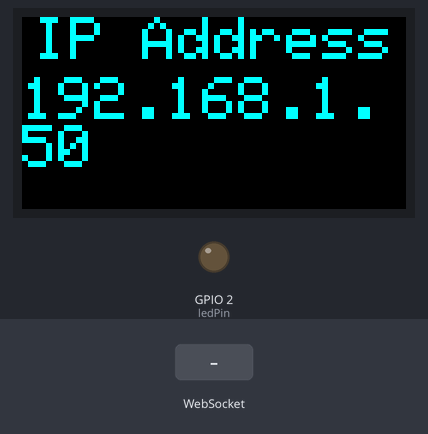
A sketch run on a simulated ESP32. Parts: 64×32 colour display, output pins drawn as LEDs (lit = HIGH). The test bench sets the inputs (shaded band). WiFi joins after 1.5 s; servers stay silent unless stated; the local clock reads 2024-03-15 10:24:30 at power-on unless the sketch sets it; what the sketch prints to the serial monitor is not drawn.

Above: at 1.6 s.
At 13.18 s:
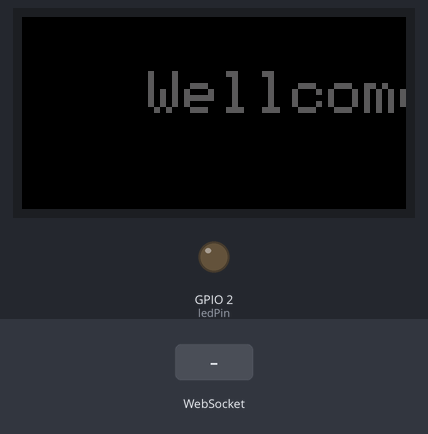
13.2 s: WebSocket text "STATE" received
14.8 s: WebSocket text "2" received
16.3 s: WebSocket text "3" received
At 22.0 s:
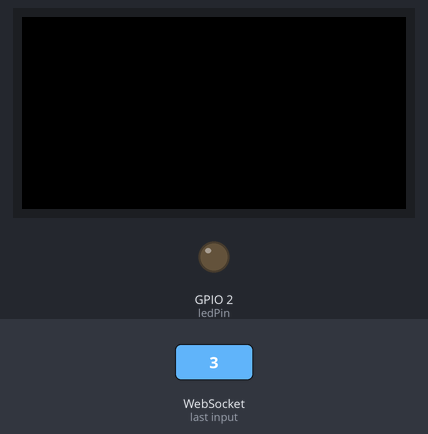

Measured:
- what the display in image 0 shows lasts 11.0 s, from 1.5 s to 12.5 s

The sketch:

ESP32_WebSocketLedMatrix.ino
```cpp
// Import required libraries
#include <WiFi.h>
#include <time.h>
#include <AsyncTCP.h>
#include <ESPAsyncWebServer.h>
#include <Adafruit_GFX.h>
#include <PxMatrix.h>
#include "websocket.h"
#include <Fonts/FreeSans9pt7b.h>
#include <Fonts/FreeSansOblique9pt7b.h>
#include <Fonts/FreeMono9pt7b.h>

#define P_LAT 17
#define P_A 19
#define P_B 23
#define P_C 18
#define P_D 5
#define P_E 15
#define P_OE 16
hw_timer_t *timer = NULL;
portMUX_TYPE timerMux = portMUX_INITIALIZER_UNLOCKED;
#define matrix_width 32
#define matrix_height 16
uint8_t display_draw_time = 10; //30-70 is usually fine

PxMATRIX display(64, 32, P_LAT, P_OE, P_A, P_B, P_C, P_D);

uint16_t myRED = display.color565(255, 0, 0);
uint16_t myGREEN = display.color565(0, 255, 0);
uint16_t myBLUE = display.color565(0, 0, 255);
uint16_t myWHITE = display.color565(255, 255, 255);
uint16_t myYELLOW = display.color565(255, 255, 0);
uint16_t myCYAN = display.color565(0, 255, 255);
uint16_t myMAGENTA = display.color565(255, 0, 255);
uint16_t myBLACK = display.color565(0, 0, 0);

uint16_t myCOLORS[8] = {myRED, myGREEN, myBLUE, myWHITE, myYELLOW, myCYAN, myMAGENTA, myBLACK};

// Replace with your network credentials
const char *ssid = "Welcome";
const char *password = "123456789";

bool ledState = 0;
const int ledPin = 2;
/*
   scroll = 0: right->left
   scroll = 1: left->right
*/
unsigned char scroll = 0;
unsigned char speed_delay = 50;
char buffDisplay[100] = "Wellcome To Viet Nam";
unsigned int color_R = 90, color_G = 90, color_B = 90;
unsigned char eff1 = 0, eff2 = 0, eff3 = 0, yPos = 9;
/*---------------------------ADD Real Time Internet------------------------------*/
const char *ntpServer = "pool.ntp.org";
const long gmtOffset_sec = 25200;
const int daylightOffset_sec = 25200;
unsigned char hour_on = 6, hour_off = 23, min_on = 0, min_off = 0, hour_now = 0, min_now = 0;

// Create AsyncWebServer object on port 80
AsyncWebServer server(80);
AsyncWebSocket ws("/ws");

void notifyClients()
{
  ws.textAll(String(ledState));
}

void handleWebSocketMessage(void *arg, uint8_t *data, size_t len)
{
  AwsFrameInfo *info = (AwsFrameInfo *)arg;
  if (info->final && info->index == 0 && info->len == len && info->opcode == WS_TEXT)
  {
    data[len] = 0;
    printf("[TDX] (%s %d) =======> Data: %s\r\n", __func__, __LINE__, (char *)data);
    switchData((char *)data);
    if (strcmp((char *)data, "toggle") == 0)
    {
      ledState = !ledState;
      //notifyClients();
    }
  }
}

void onEvent(AsyncWebSocket *server, AsyncWebSocketClient *client, AwsEventType type,
             void *arg, uint8_t *data, size_t len)
{
  switch (type)
  {
    case WS_EVT_CONNECT:
      Serial.printf("WebSocket client #%u connected from %s\r\n", client->id(), client->remoteIP().toString().c_str());
      client->printf("1,%s", buffDisplay);
      client->printf("2,%d", scroll);
      break;
    case WS_EVT_DISCONNECT:
      Serial.printf("WebSocket client #%u disconnected\r\n", client->id());
      break;
    case WS_EVT_DATA:
      handleWebSocketMessage(arg, data, len);
      break;
    case WS_EVT_PONG:
    case WS_EVT_ERROR:
      break;
  }
}

void initWebSocket()
{
  ws.onEvent(onEvent);
  server.addHandler(&ws);
}

String processor(const String &var)
{
  Serial.println(var);
  if (var == "STATE")
  {
    if (ledState)
    {
      return "ON";
    }
    else
    {
      return "OFF";
    }
  }
}

void IRAM_ATTR display_updater()
{
  // Increment the counter and set the time of ISR
  portENTER_CRITICAL_ISR(&timerMux);
  display.display(display_draw_time);
  portEXIT_CRITICAL_ISR(&timerMux);
}

void display_update_enable(bool is_enable)
{
  if (is_enable)
  {
    timer = timerBegin(0, 80, true);
    timerAttachInterrupt(timer, &display_updater, true);
    timerAlarmWrite(timer, 4000, true);
    timerAlarmEnable(timer);
  }
  else
  {
    timerDetachInterrupt(timer);
    timerAlarmDisable(timer);
  }
}

void DisplayLedMatrix(void *pvParam);

void setup()
{
  Serial.begin(115200);

  pinMode(ledPin, OUTPUT);
  digitalWrite(ledPin, LOW);

  //Connect to Wi-Fi
  Serial.println("Connecting to WiFi..");
  WiFi.begin(ssid, password);
  while (WiFi.status() != WL_CONNECTED)
  {
    delay(500);
    Serial.print(".");
  }
  configTime(gmtOffset_sec, daylightOffset_sec, ntpServer);
  // Print ESP Local IP Address
  Serial.println("");
  Serial.println("WiFi connected");
  Serial.print("IP address: ");
  Serial.println(WiFi.localIP());
  display.begin(16);
  display.clearDisplay();
  display.setTextColor(myCYAN);
  display.setCursor(2, 0);
  display.print("IP Address");
  display_update_enable(true);
  display.setCursor(0, 10);
  display.print(WiFi.localIP());
  delay(10000);
  initWebSocket();

  // Route for root / web page
  server.on("/", HTTP_GET, [](AsyncWebServerRequest * request) {
    request->send_P(200, "text/html", index_html, processor);
  });

  // Start server
  server.begin();
  xTaskCreate(
    DisplayLedMatrix, "DisplayLedMatrix", 8192 // Stack size
    ,
    NULL, 1 // Priority
    ,
    NULL);
}

void loop()
{
  ws.cleanupClients();
  printLocalTime();
  digitalWrite(ledPin, ledState);
}

void DisplayLedMatrix(void *pvParam)
{
  bool isplay = false;
  while (1)
  {
    if ((hour_now == hour_on) && (hour_now == hour_off))
    {
      if ((min_now > min_on) && (min_now < min_off))
      {
        isplay = true;
      }
      else
      {
        isplay = false;
      }
    }
    else if (hour_now == hour_on) {
      if ((min_now > min_on))
      {
        isplay = true;
      }
      else
      {
        isplay = false;
      }
    }
    else if(hour_now == hour_off){
      if(min_now < min_off)
      {
        isplay = true;
      }
      else
      {
        isplay = false;
      }
    }
    else if((hour_now > hour_on) && (hour_now < hour_off))
    {
      isplay = true;
    }
    else
    {
      isplay = false;
    }
    if (isplay == true)
    {
      scroll_text(yPos, speed_delay, buffDisplay, color_R, color_G, color_B);
      display.clearDisplay();
      printf("[TDX] (%s %d) ============> Is running\r\n", __func__, __LINE__);
      printf("(%s %d) =========> Hour_now: %d, Min_now: %d\r\n", __func__, __LINE__, hour_now, min_now);
    }
    else
    {
      printf("(%s %d) Is Off now %d:%d, on %d:%d, off %d:%d\r\n", __func__, __LINE__, hour_now, min_now, hour_on, min_on, hour_off, min_off);
      vTaskDelay(1000);
    }
  }
}
void scroll_text(uint8_t ypos, unsigned long scroll_delay, String text, uint8_t colorR, uint8_t colorG, uint8_t colorB)
{
  uint16_t text_length = text.length();
  display.setTextWrap(false); // we don't wrap text so it scrolls nicely
  display.setTextSize(1);
  display.setRotation(0);
  display.setTextColor(display.color565(colorR, colorG, colorB));
  if (eff1)
  {
    display.setFont(&FreeMono9pt7b);
  }
  else if (eff2)
  {
    display.setFont(&FreeSans9pt7b);
  }
  else if (eff3)
  {
    display.setFont(&FreeSansOblique9pt7b);
  }
  else
  {
    display.setFont();
  }
  // Asuming 5 pixel average character width
  if (scroll == 0)
  {
    for (int xpos = matrix_width; xpos > -(matrix_width + text_length * 6); xpos--)
    {
      display.setTextColor(display.color565(colorR, colorG, colorB));
      display.clearDisplay();
      display.setCursor(xpos, ypos);
      display.println(text);
      delay(scroll_delay);
      yield();

      // This might smooth the transition a bit if we go slow
      // display.setTextColor(display.color565(colorR/4,colorG/4,colorB/4));
      // display.setCursor(xpos-1,ypos);
      // display.println(text);

      delay(scroll_delay / 5);
      yield();
    }
  }
  else
  {
    for (int xpos = -((matrix_width + text_length * 6)); xpos < 32; xpos++)
    {
      display.setTextColor(display.color565(colorR, colorG, colorB));
      display.clearDisplay();
      display.setCursor(xpos, ypos);
      display.println(text);
      delay(scroll_delay);
      yield();

      // This might smooth the transition a bit if we go slow
      // display.setTextColor(display.color565(colorR/4,colorG/4,colorB/4));
      // display.setCursor(xpos-1,ypos);
      // display.println(text);

      delay(scroll_delay / 5);
      yield();
    }
  }
}

void switchData(char data[])
{
  unsigned char i = 0;
  if (data[0] == '1')
  {
    printf("(%s %d) ==========> 1", __func__, __LINE__);
    memset(buffDisplay, 0, 100);
    for (i = 0; i < strlen(data) - 2; i++)
    {
      buffDisplay[i] = data[i + 2];
    }
    printf("(%s %d) buffDisplay: %s\r\n", __func__, __LINE__, buffDisplay);
  }
  else if (data[0] == '2')
  {
    printf("(%s %d) ==========> 2", __func__, __LINE__);
    parserData(data);
  }
  else if (data[0] == '3')
  {
    printf("(%s %d) ==========> 3", __func__, __LINE__);
    eff1 = 1;
    eff2 = 0;
    eff3 = 0;
    yPos = 20;
  }
  else if (data[0] == '4')
  {
    printf("(%s %d) ==========> 4", __func__, __LINE__);
    eff1 = 0;
    eff2 = 1;
    eff3 = 0;
    yPos = 20;
  }
  else if (data[0] == '5')
  {
    printf("(%s %d) ==========> 5", __func__, __LINE__);
    eff1 = 0;
    eff2 = 0;
    eff3 = 1;
    yPos = 20;
  }
  else if (data[0] == '6')
  {
    hour_on = (data[2] - '0') * 10 + (data[3] - '0');
    min_on = (data[5] - '0') * 10 + (data[6] - '0');
    printf("(%s %d) ==========> 6: %d %d \r\n", __func__, __LINE__, hour_on, min_on);
  }
  else if (data[0] == '7')
  {
    hour_off = (data[2] - '0') * 10 + (data[3] - '0');
    min_off = (data[5] - '0') * 10 + (data[6] - '0');
    printf("(%s %d) ==========> 7: %d %d \r\n", __func__, __LINE__, hour_off, min_off);
  }
  else if (data[0] == '8')
  {
    scroll = (data[2] - '0');
    printf("(%s %d) [TDX] =========> scroll_text: %d\r\n", __func__, __LINE__, scroll);
  }
  else if (data[0] == '9')
  {
    speed_delay = (data[2] - '0') * 10 + (data[3] - '0');
    printf("(%s %d) [TDX] =========> Speed delay: %d\r\n", __func__, __LINE__, speed_delay);
  }
}
void parserData(char data[])
{
  char r[5], g[5], b[5], fist = 0, j = 0, i = 0;
  if (data[0] == '2')
  {
    for (i = 0; i < strlen(data); i++)
    {
      if (data[i] == ',')
      {
        fist++;
        j = 0;
      }
      if (fist == 1 && data[i] != ',')
      {
        printf("data[%d]: %c\r\n", i, data[i]);
        r[j++] = data[i];
      }
      if (fist == 2 && data[i] != ',')
      {
        printf("data[%d]: %c\r\n", i, data[i]);
        g[j++] = data[i];
      }
      if (fist == 3 && data[i] != ',')
      {
        printf("data[%d]: %c\r\n", i, data[i]);
        b[j++] = data[i];
      }
    }
  }
  color_R = atoi(r);
  color_G = atoi(g);
  color_B = atoi(b);
  printf("(%s %d) R: %d, G: %d, B: %d \r\n", __func__, __LINE__, color_R, color_G, color_B);
}

void printLocalTime()
{
  struct tm timeinfo;
  if (!getLocalTime(&timeinfo))
  {
    //Serial.println("Failed to obtain time");
    return;
  }
  //Serial.println(&timeinfo, "%A, %B %d %Y %H:%M:%S");
  //Serial.println("Time variables");
  char timeHour[3], timeMin[3];
  strftime(timeHour, 3, "%H", &timeinfo);
  //Serial.println(timeHour);
  strftime(timeMin, 3, "%M", &timeinfo);
  hour_now = atoi(timeHour);
  min_now = atoi(timeMin);
  //printf("(%s %d) =========> Hour: %d, Min: %d\r\n",__func__,__LINE__,hour_now,min_now);
  delay(300);
}
```

Source omitted: websocket.h (9135 bytes)
